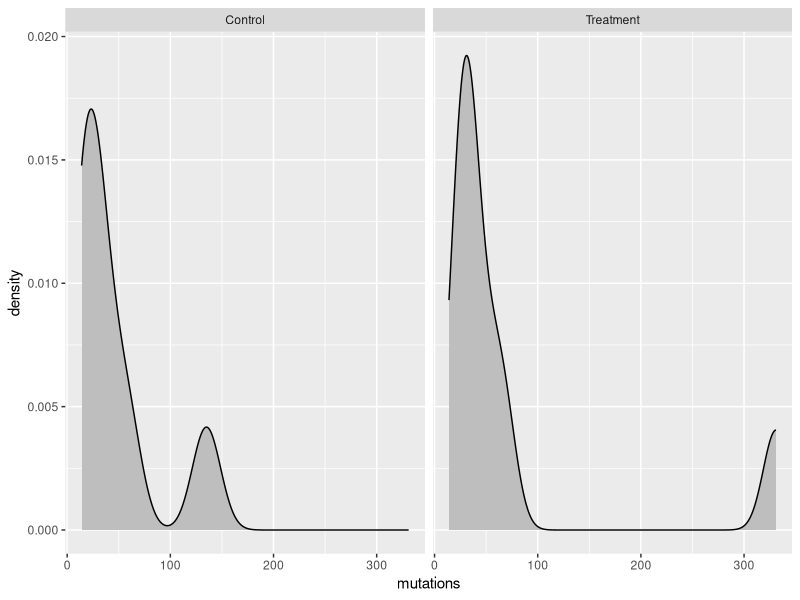
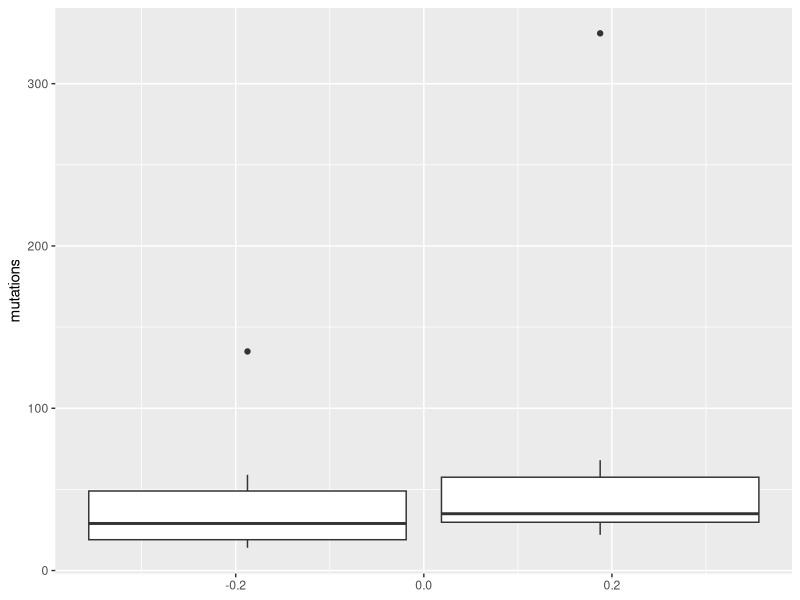
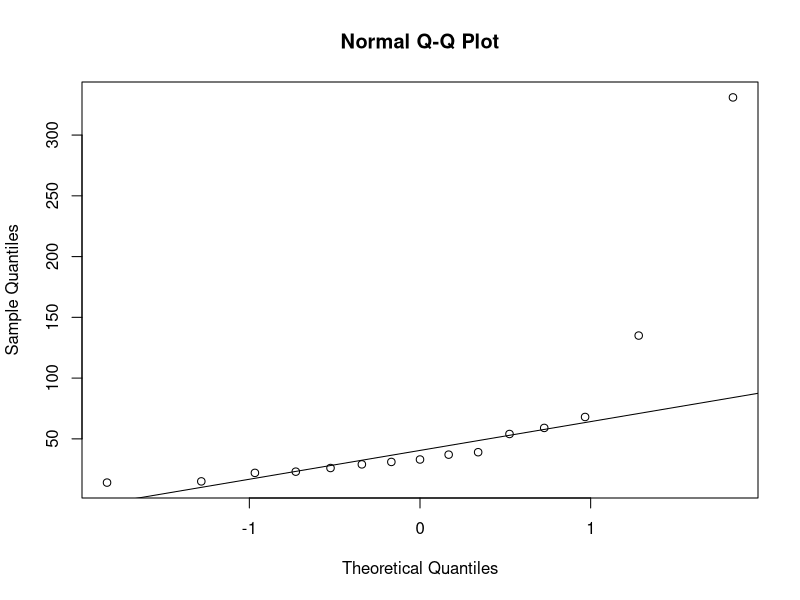
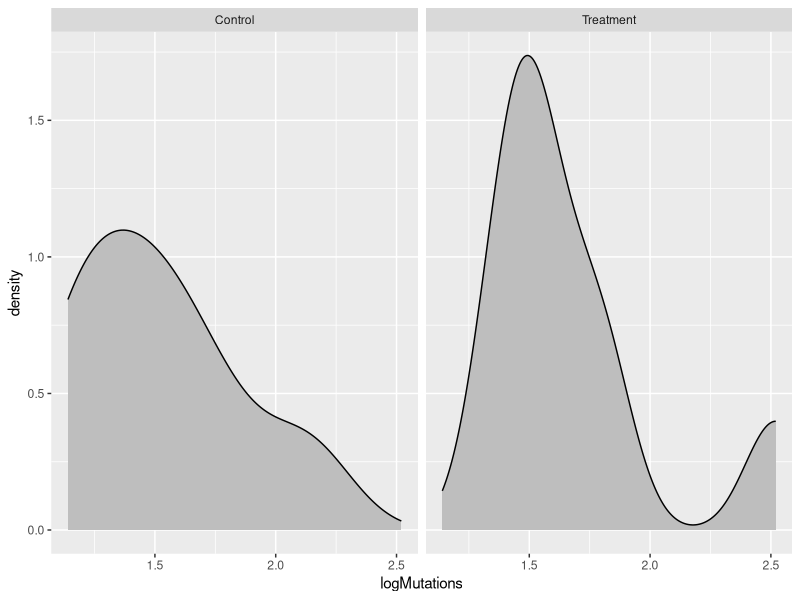
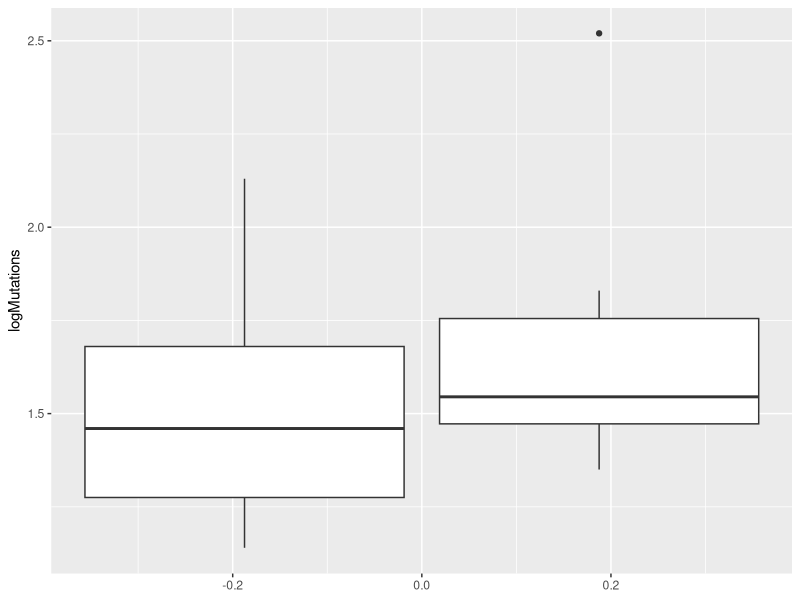
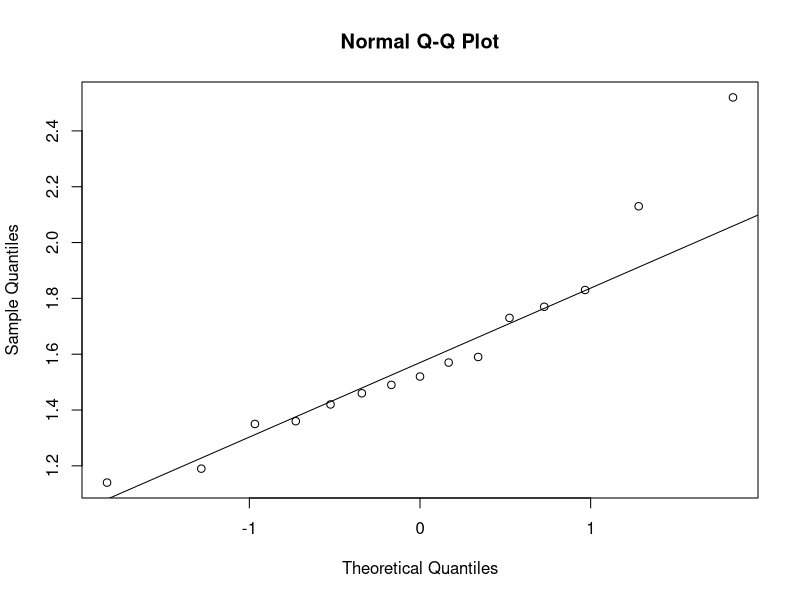
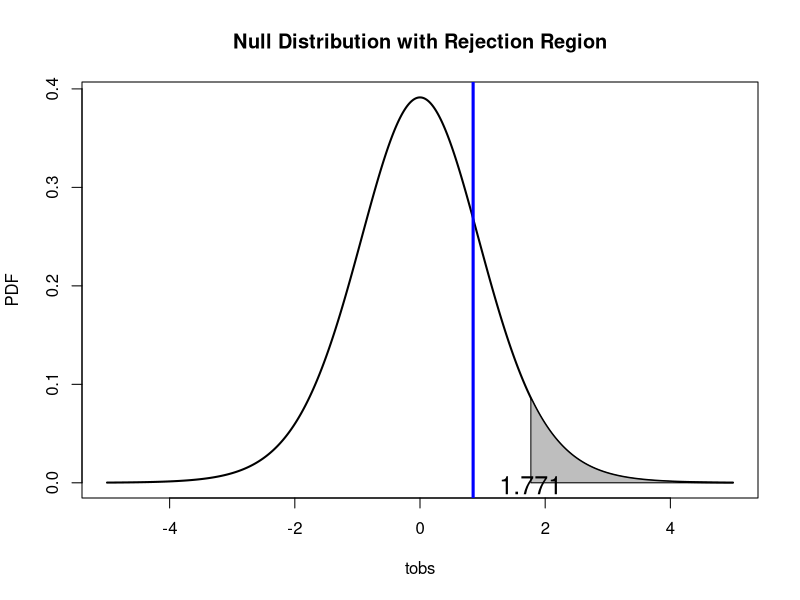
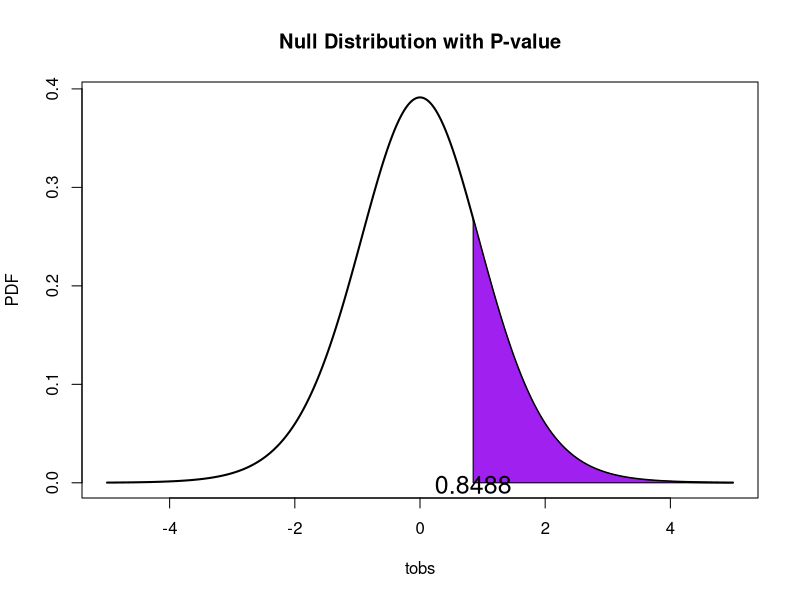

Recreate these plots in R, in order.
########################################
##File with creation of plots and things 
##for Unit 6 370 redesign
########################################

#####################################
#PCM6a

#####################################
#PCM6b
#data set
logMutations <- c(2.13, 1.59, 1.14, 1.77, 1.36, 1.46, 1.19, 1.42, 1.73, 1.57, 1.49, 2.52, 1.83, 1.35, 1.52)
group <- c(rep("Control", 7), rep("Treatment", 8))
mutations <- round(10^(logMutations))
fungiData <- data.frame(mutations, group, logMutations)
fungiData

tapply(X = mutations, INDEX = group, FUN = summary)
library(tidyverse)
fungiSummary <- fungiData %>% group_by(group) %>% summarise(Min = min(mutations), Q1 = quantile(mutations, 0.25), Median = quantile(mutations, 0.5), Mean = mean(mutations), Q3 = quantile(mutations, 0.75), Max = max(mutations))
fungiSummary

ggplot(data = fungiData, aes(x = mutations)) + geom_density(fill = "grey") + facet_grid(. ~ group)

ggplot(data = fungiData, aes(y = mutations)) + geom_boxplot(aes(group = group))

qqnorm(fungiData$mutations)
qqline(y = fungiData$mutations)      

#log transform EDA
logfungiSummary <- fungiData %>% group_by(group) %>% summarise(Min = min(logMutations), Q1 = quantile(logMutations, 0.25), Median = quantile(logMutations, 0.5), Mean = mean(logMutations), Q3 = quantile(logMutations, 0.75), Max = max(logMutations))
logfungiSummary

ggplot(data = fungiData, aes(x = logMutations)) + geom_density(fill = "grey") + facet_grid(. ~ group)

ggplot(data = fungiData, aes(y = logMutations)) + geom_boxplot(aes(group = group))

qqnorm(fungiData$logMutations)
qqline(y = fungiData$logMutations)  


test <- t.test(logMutations~group, data = fungiData)
test2 <- t.test(logMutations~group, data = fungiData, var.equal = TRUE)
test2

S1 <- sd(filter(fungiData, group == "Treatment")$logMutations)
n1 <- 8
S2 <- sd(filter(fungiData, group == "Control")$logMutations)
n2 <- 7

Sp <- sqrt(((n1-1)*S1^2+(n2-1)*S2^2)/(n1+n2-2))
Vbar1 <- 1.679
Vbar2 <- 1.52
(Vbar1-Vbar2)/(Sp*sqrt((1/n1+1/n2)))

(Vbar1-Vbar2)/sqrt((S1^2/n1+S2^2/n2))

#PCM6c
#null distribution with RR
x <- seq(from = -5, to = 5, length = 5000)
plot(x, dt(x,df = 13), main = "Null Distribution with Rejection Region", xlab = "tobs", ylab = "PDF", type = "l", lwd = 2)
x2 <- seq(from = qt(df = 13, 0.95), to = 5, length = 5000)
polygon(c(x2, rev(x2)), c(dt(x2, df = 13), rep(0, length(x2))), col = "Grey")
text(x = qt(df=13, 0.95), y = -0.002, round(qt(df=13, 0.95), 3), cex = 1.5)
abline(v = 0.8488, col = "Blue", lwd = 3)

#pvalue
x <- seq(from = -5, to = 5, length = 5000)
plot(x, dt(x,df = 13), main = "Null Distribution with P-value", xlab = "tobs", ylab = "PDF", type = "l", lwd = 2)
x2 <- seq(from = 0.8488, to = 5, length = 5000)
polygon(c(x2, rev(x2)), c(dt(x2, df = 13), rep(0, length(x2))), col = "Purple")

1-pt(0.8488, df =13)
text(x = 0.8488, y = -0.002, 0.8488, cex = 1.5)
